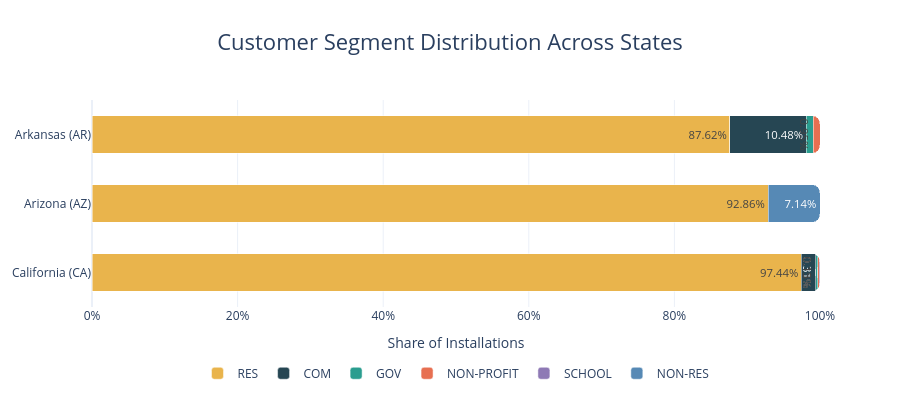

Notebook source saved alongside this figure:
### Code cell
# Calculate customer segment proportions by state
segment_distribution = pd.crosstab(
    df["state"],
    df["customer_segment"],
    normalize="index"
) * 100

# Define state names
segment_distribution = segment_distribution.rename(
    index={
        "CA": "California (CA)",
        "AZ": "Arizona (AZ)",
        "AR": "Arkansas (AR)"
    }
)

# Define segment order
segment_order = [
    "RES", "COM", "GOV",
    "NON-PROFIT", "SCHOOL", "NON-RES"
]

# Define Solar Energy color palette
segment_colors = {
    "RES": "#E9B44C",
    "COM": "#264653",
    "GOV": "#2A9D8F",
    "NON-PROFIT": "#E76F51",
    "SCHOOL": "#8E79B5",
    "NON-RES": "#5689B5"
}

# Create an interactive stacked bar chart
fig = px.bar(
    segment_distribution[segment_order],
    orientation="h",
    barmode="stack",
    color_discrete_map=segment_colors,
    template="plotly_white",
    title="Customer Segment Distribution Across States"
)

fig.update_traces(
    texttemplate="%{x:.2f}%",
    textposition="inside",
    hovertemplate="%{y}<br>Share: %{x:.2f}%"
)

fig.update_layout(
    title_x=0.5,
    title_font_size=22,
    height=400,
    bargap=0.45,
    barcornerradius=8,
    xaxis_title="Share of Installations",
    yaxis_title=None,
    xaxis=dict(range=[0, 100], ticksuffix="%"),
    yaxis=dict(autorange="reversed"),
    legend=dict(
        orientation="h",
        y=-0.25,
        x=0.5,
        xanchor="center",
        title=None
    ),
    uniformtext_minsize=11,
    uniformtext_mode="hide"
)

fig.show()

### Figure 1 — Plotly figure (JSON) as saved in the notebook; plotly's stock layout.template omitted (floating-point values rounded to 4 significant figures)
{"data": [{"hovertemplate": "%{y}<br>Share: %{x:.2f}%", "legendgroup": "RES", "marker": {"color": "#E9B44C", "pattern": {"shape": ""}}, "name": "RES", "orientation": "h", "showlegend": true, "textposition": "inside", "texttemplate": "%{x:.2f}%", "type": "bar", "x": [87.62, 92.86, 97.44], "xaxis": "x", "y": ["Arkansas (AR)", "Arizona (AZ)", "California (CA)"], "yaxis": "y"}, {"hovertemplate": "%{y}<br>Share: %{x:.2f}%", "legendgroup": "COM", "marker": {"color": "#264653", "pattern": {"shape": ""}}, "name": "COM", "orientation": "h", "showlegend": true, "textposition": "inside", "texttemplate": "%{x:.2f}%", "type": "bar", "x": [10.48, 0.0, 1.97], "xaxis": "x", "y": ["Arkansas (AR)", "Arizona (AZ)", "California (CA)"], "yaxis": "y"}, {"hovertemplate": "%{y}<br>Share: %{x:.2f}%", "legendgroup": "GOV", "marker": {"color": "#2A9D8F", "pattern": {"shape": ""}}, "name": "GOV", "orientation": "h", "showlegend": true, "textposition": "inside", "texttemplate": "%{x:.2f}%", "type": "bar", "x": [0.9524, 0.0, 0.3132], "xaxis": "x", "y": ["Arkansas (AR)", "Arizona (AZ)", "California (CA)"], "yaxis": "y"}, {"hovertemplate": "%{y}<br>Share: %{x:.2f}%", "legendgroup": "NON-PROFIT", "marker": {"color": "#E76F51", "pattern": {"shape": ""}}, "name": "NON-PROFIT", "orientation": "h", "showlegend": true, "textposition": "inside", "texttemplate": "%{x:.2f}%", "type": "bar", "x": [0.9524, 0.0, 0.1547], "xaxis": "x", "y": ["Arkansas (AR)", "Arizona (AZ)", "California (CA)"], "yaxis": "y"}, {"hovertemplate": "%{y}<br>Share: %{x:.2f}%", "legendgroup": "SCHOOL", "marker": {"color": "#8E79B5", "pattern": {"shape": ""}}, "name": "SCHOOL", "orientation": "h", "showlegend": true, "textposition": "inside", "texttemplate": "%{x:.2f}%", "type": "bar", "x": [0.0, 0.0, 0.1255], "xaxis": "x", "y": ["Arkansas (AR)", "Arizona (AZ)", "California (CA)"], "yaxis": "y"}, {"hovertemplate": "%{y}<br>Share: %{x:.2f}%", "legendgroup": "NON-RES", "marker": {"color": "#5689B5", "pattern": {"shape": ""}}, "name": "NON-RES", "orientation": "h", "showlegend": true, "textposition": "inside", "texttemplate": "%{x:.2f}%", "type": "bar", "x": [0.0, 7.143, 0.0], "xaxis": "x", "y": ["Arkansas (AR)", "Arizona (AZ)", "California (CA)"], "yaxis": "y"}], "layout": {"barcornerradius": 8, "bargap": 0.45, "barmode": "stack", "height": 400, "legend": {"orientation": "h", "title": {}, "tracegroupgap": 0, "x": 0.5, "xanchor": "center", "y": -0.25}, "title": {"font": {"size": 22}, "text": "Customer Segment Distribution Across States", "x": 0.5}, "uniformtext": {"minsize": 11, "mode": "hide"}, "xaxis": {"anchor": "y", "domain": [0, 1], "range": [0, 100], "ticksuffix": "%", "title": {"text": "Share of Installations"}}, "yaxis": {"anchor": "x", "autorange": "reversed", "domain": [0, 1], "title": {}}}}
